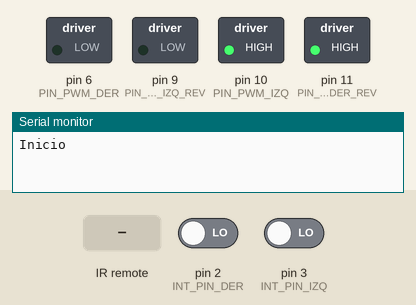
Simulated run of this sketch. Board: Arduino Uno, built with avr-gcc and run on an emulated ATmega328P. Shown: switched loads named in the sketch (green lamp = pin HIGH), the last lines printed to the serial monitor. The inputs (shaded band) are chosen by the test bench; at power-on: pin 2 (INT_PIN_DER) LOW, pin 3 (INT_PIN_IZQ) LOW.

Above: at 1.2 s.
1.3 s: infrared code 0xFF10EF received
At 4.0 s:
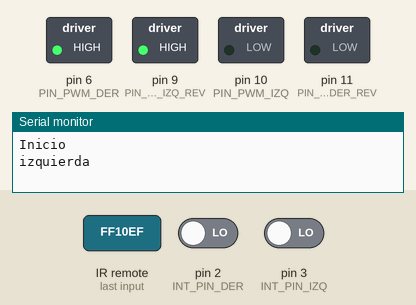
4.3 s: infrared code 0xFF18E7 received
5.8 s: infrared code 0xFF38C7 received
7.3 s: infrared code 0xFF4AB5 received
At 9.6 s:
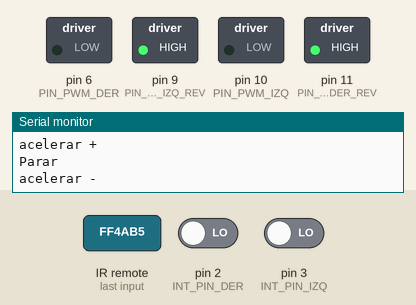
10.3 s: infrared code 0xFF10EF received
At 11.36 s:
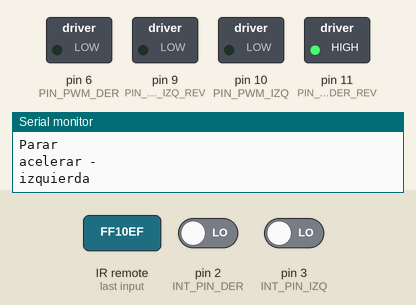
Timing chart, 0 to 13.4 s (numbered marks = the images above; inputs shaded):
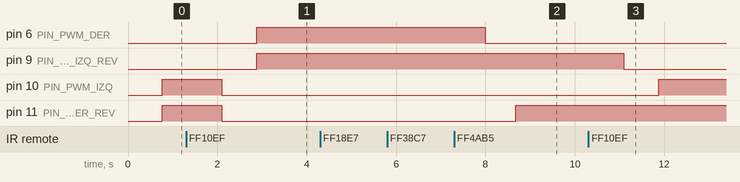

The sketch:

rover_3.ino
```cpp
#include "IRremote.h"

#define receiver 7 // pin 1 of IR receiver to Arduino digital pin 11


// define IO pins
#define INT_PIN_DER    2  // D2 pin for external interrupt 0
#define INT_PIN_IZQ    3  // D3 pin for external interrupt 1

#define PIN_PWM_IZQ_REV     9
#define     PIN_PWM_IZQ    10
#define PIN_PWM_DER_REV    11
#define     PIN_PWM_DER     6

#define        MAX_TIME 10000.0
#define        pin_encoder_derecho    4    //al blanco del encoder derecho
#define        pin_encoder_izquierdo  5    //al blanco del encoder izquierdo
#define        max_aceleracion        0.05

// define global variables here
float Dt_izq   = MAX_TIME;
float Dt_der   = MAX_TIME;
float Dt_izq_0 = MAX_TIME;
float Dt_der_0 = MAX_TIME;


int ms=0;
boolean lapso;

long tiempo_ultimo_pulso_izq=-1*MAX_TIME;
long tiempo_ultimo_pulso_der=-1*MAX_TIME;

float v_izq;
float v_der;

int pwm_izq;
int pwm_der;

int dir_izq;
int dir_der;

int contador;

float VELOCIDAD = 0;
float     CURVA = 0;


int contador_demo;


IRrecv irrecv(receiver);
decode_results results;
unsigned  long command;
//*********************************************
void setup()
{
  pinMode(PIN_PWM_IZQ,OUTPUT);
  pinMode(PIN_PWM_IZQ_REV,OUTPUT);
  pinMode(PIN_PWM_DER,OUTPUT);
  pinMode(PIN_PWM_DER_REV,OUTPUT);

  pinMode(pin_encoder_izquierdo, INPUT);
  pinMode(pin_encoder_derecho, INPUT);

  attachInterrupt(0, IntEncoderIzq, RISING);//RISING
  attachInterrupt(1, IntEncoderDer, RISING);//RISING

    Serial.begin(115200);
  Serial.println("Inicio");


  //la velocidad que he conseguido con la pila cargada 100% es hasta algo menos de 120
  VELOCIDAD = 10;//[0,115]
  CURVA = 1;//[-1   -0.5   0   0.5   1]

  lapso=true;
}


//*********************************************
void loop(){

  if(ms>5){
    ms=0;
    lapso=true;
    contador++;
  }
  else{
    ms=millis();
    lapso=false;
  }
  //Recibimos el comando del mando
  if (irrecv.decode(&results)) // have we received an IR signal?
  {
    translateIR();
  }
  direccion();
  motor();
  /*
  if(contador%80==0){
   Serial.print(a_der(), 4);
   Serial.print("   :   ");
   Serial.println(a_izq(), 4) ;
   }*/
  /*
  if(contador%1000==0){
  /*
   if(contador_demo==0){
   VELOCIDAD = 50;//[0,115]
   CURVA = 0;//[-1   -0.5   0   0.5   1]
   }else if(contador_demo==1){
   CURVA = 1;//[-1   -0.5   0   0.5   1]
   }else if(contador_demo==2){
   VELOCIDAD = -50;//[0,115]
   CURVA =0;//[-1   -0.5   0   0.5   1]
   }else if(contador_demo==3){
   CURVA =1;//[-1   -0.5   0   0.5   1]
   }else{
   contador_demo=-1;
   }

   contador_demo++;


   }*/

}


void motor(){

  float v_der_real = VDer();
  float v_izq_real = VIzq();

  if(contador%20==0){

    if(v_der_real<v_der && a_der()<max_aceleracion){
      pwm_der++;
    }
    else if(v_der <v_der_real && a_der()>-1*max_aceleracion){
      pwm_der--;
    }
    if(v_izq_real <v_izq && a_izq()<max_aceleracion){
      pwm_izq++;

    }
    else if(v_izq <v_izq_real && a_izq()>-1*max_aceleracion){
      pwm_izq--;
    }
    //
    if(pwm_izq >255){
      pwm_izq=255;
    }
    else if(pwm_izq <-255){
      pwm_izq=-255;
    }
    //
    if(pwm_der >255){
      pwm_der=255;
    }
    else if(pwm_der <-255){
      pwm_der=-255;
    }
    //
    if(pwm_izq<0){
      analogWrite(PIN_PWM_IZQ,0);
      analogWrite(PIN_PWM_IZQ_REV,abs(pwm_izq));
    }
    else if(pwm_izq>0){
      analogWrite(PIN_PWM_IZQ_REV,0);
      analogWrite(PIN_PWM_IZQ,pwm_izq);
    }
    else{
      analogWrite(PIN_PWM_IZQ,0);
      analogWrite(PIN_PWM_IZQ_REV,0);
    }

    if(pwm_der<0){
      analogWrite(PIN_PWM_DER,0);
      analogWrite(PIN_PWM_DER_REV,abs(pwm_der));
    }
    else if(pwm_der>0){
      analogWrite(PIN_PWM_DER_REV,0);
      analogWrite(PIN_PWM_DER,pwm_der);
    }
    else{
      analogWrite(PIN_PWM_DER,0);
      analogWrite(PIN_PWM_DER_REV,0);
    }
    //Controlar carga bateria con PWM y Velocidad que coje
    if(_PWM(v_der_real)/abs(pwm_der)<0.70){
      //Led derecho rojo encendido
      //analogWrite(LOW_BAT_DER,50);
    }
    if(_PWM(v_izq_real)/abs(pwm_izq)<0.70){
      //Led izquierdo rojo encendido
      //analogWrite(LOW_BAT_IZQ,50);

    }
  }
}

//***************
int _PWM(float v){

  int pwm;

  //ajuste por mnimos cuadradados con medidas de PWNM/velocidad
  pwm=69.0-3.0*v+0.04*pow(v,2);


  if(pwm>255)
    pwm=255;

  return pwm;
}
//***************
void direccion(){
  /*
  CURVA = -0.5; //[-1   -0.5   0   0.5   1]
   */
  if(CURVA <0){
    v_izq = VELOCIDAD * (1.00 + CURVA * 2.00);
    v_der = VELOCIDAD;
  }
  else if(CURVA>0){
    v_izq = VELOCIDAD;
    v_der = VELOCIDAD * (1.00 - CURVA * 2.00);
  }
  else{
    v_izq = VELOCIDAD;
    v_der = VELOCIDAD;
  }
}
//**********************************************

float a_izq(){

  return 750000.0 * (1.0/Dt_izq-1.0/Dt_izq_0)/Dt_izq;


}
float a_der(){

  return 750000.0 * (1.0/Dt_der-1.0/Dt_der_0)/Dt_der;


}
//**********************************************
float VIzq(){

  int direccion=-1;
  if(dir_izq){
    direccion = 1;
  }

  if((micros()-tiempo_ultimo_pulso_izq)>MAX_TIME)
    return 0;
  else
    return direccion * (750000.0/Dt_izq);
}
float VDer(){

  int direccion=-1;
  if(dir_der){
    direccion = 1;
  }

  if((micros()-tiempo_ultimo_pulso_der)>MAX_TIME)
    return 0;
  else
    return direccion * (750000.0/Dt_der);
}

//**********************************************
//Lectura del encoder izquierdo
void IntEncoderIzq()
{
  dir_izq=digitalRead(pin_encoder_izquierdo);
  Dt_izq_0 = Dt_izq;
  Dt_izq=micros()-tiempo_ultimo_pulso_izq;                               // time between last state change and this state change
  tiempo_ultimo_pulso_izq=micros();  // update tiempo_ultimo_pulso_izq with time of most recent state change
}


//Lectura del encoder derecho
void IntEncoderDer()
{
  dir_der=digitalRead(pin_encoder_derecho) ;
  Dt_der_0 = Dt_der;
  Dt_der=micros()-tiempo_ultimo_pulso_der;                               // time between last state change and this state change
  tiempo_ultimo_pulso_der=micros();  // update tiempo_ultimo_pulso_izq with time of most recent state change
}
//**********************************************
//Lectura del mando
void translateIR()
{

  if(results.value!=0xFFFFFFFF){
      command=results.value;
  }

  switch(command)
  {

  case 0xFF18E7:  //2
    VELOCIDAD+=10;
    Serial.println("acelerar +");
    break;


  case 0xFF10EF:  //4
    CURVA-=0.05;
    if(CURVA<1) CURVA=-1;
    Serial.println("izquierda");
    break;

  case 0xFF38C7:  //5
    VELOCIDAD=0;
    CURVA=0;
    Serial.println("Parar");
    break;

  case 0xFF5AA5:  //6
    CURVA+=0.05;
    if(CURVA>1) CURVA=1;
    Serial.println("derecha");
    break;

  case 0xFF4AB5:  //8
    VELOCIDAD-=10;
    Serial.println("acelerar -");
    break;
  default:
    Serial.println(" other button   ");
    Serial.println(command,HEX);
    Serial.println(results.value,HEX);

  }
  irrecv.resume(); // receive the next value

  //delay(500);
  delay(10);
}
```

Measured:
- after the input at 1.3 s, pin 6 (PIN_PWM_DER), pin 9 (PIN_PWM_IZQ_REV): LOW → HIGH after 1.6 s; pin 10 (PIN_PWM_IZQ), pin 11 (PIN_PWM_DER_REV): HIGH → LOW after 0.80 s
- after the input at 7.3 s, pin 6 (PIN_PWM_DER): HIGH → LOW after 0.70 s; pin 11 (PIN_PWM_DER_REV): LOW → HIGH after 1.4 s
- after the input at 10.3 s, pin 9 (PIN_PWM_IZQ_REV): HIGH → LOW after 0.80 s; pin 10 (PIN_PWM_IZQ): LOW → HIGH after 1.6 s
